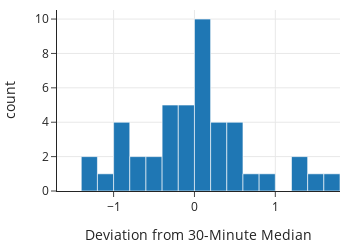

Here is the notebook cell this chart was saved with:
### Markdown cell above
To get a better sense of the variation in a half hour interval, we can examine the differences of the measurements from the median for the corresponding half-hour. The distribution of these "errors" appears below.

### Code cell
fig = px.histogram(pm, x='diff30', nbins=20,
                   labels={'diff30':'Deviation from 30-Minute Median'})

fig.update_xaxes(range=[-1.7, 1.8])
fig.update_layout(width=350, height=250)

### Figure 1 — Plotly figure (JSON) as saved in the notebook; plotly's stock layout.template omitted (floating-point values rounded to 4 significant figures)
{"data": [{"alignmentgroup": "True", "bingroup": "x", "hovertemplate": "Deviation from 30-Minute Median=%{x}<br>count=%{y}<extra></extra>", "legendgroup": "", "marker": {"color": "#1F77B4", "pattern": {"shape": ""}}, "name": "", "nbinsx": 20, "offsetgroup": "", "orientation": "v", "showlegend": false, "type": "histogram", "x": [0.59, -0.55, -0.26, -0.82, -1.24, 0.11, -1.14, 0, 0.08, 0.42, 1.33, 0.12, 0.02, -0.13, -0.22, -0.99, 0.25, 0.04, -0.73, 1.76, -0.69, 0.95, 0.33, -0.05, -0.08, -0.19, 0, 0.43, 0.38, -0.86, 0.07, -0.31, 0.59, 0.05, -0.15, -0.25, 1.53, 0.35, 0, -0.41, 1.21, -0.96, -1.29, 0.63, -0.29], "xaxis": "x", "yaxis": "y"}], "layout": {"barmode": "relative", "height": 250, "legend": {"tracegroupgap": 0}, "width": 350, "xaxis": {"anchor": "y", "domain": [0, 1], "range": [-1.7, 1.8], "title": {"text": "Deviation from 30-Minute Median"}}, "yaxis": {"anchor": "x", "domain": [0, 1], "title": {"text": "count"}}}}
